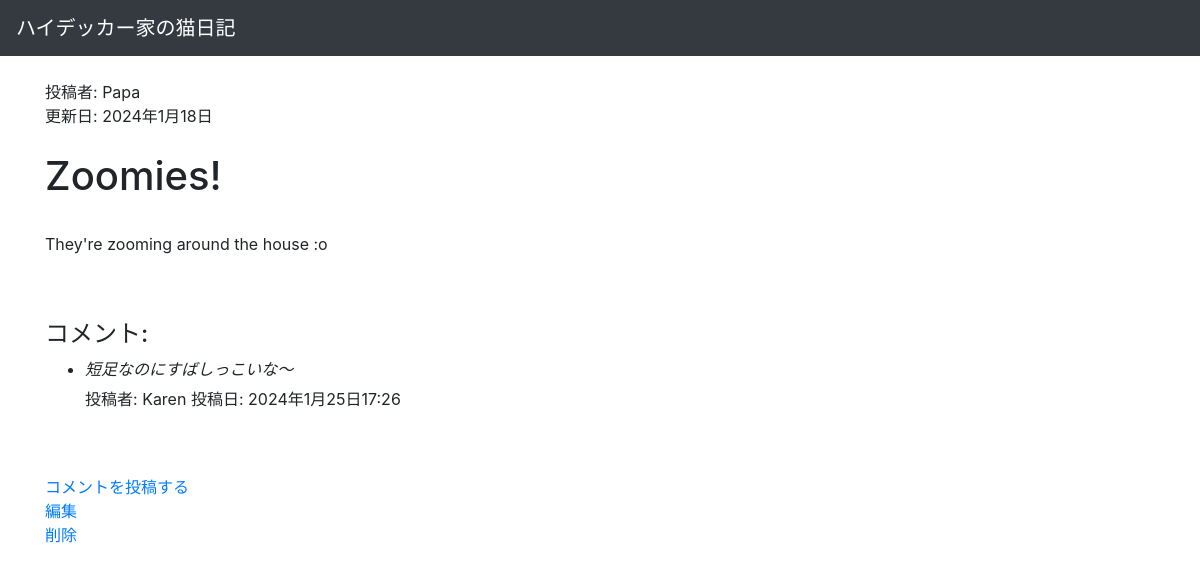
/blogapp/post/4/, run on an earlier commit of the app's database.
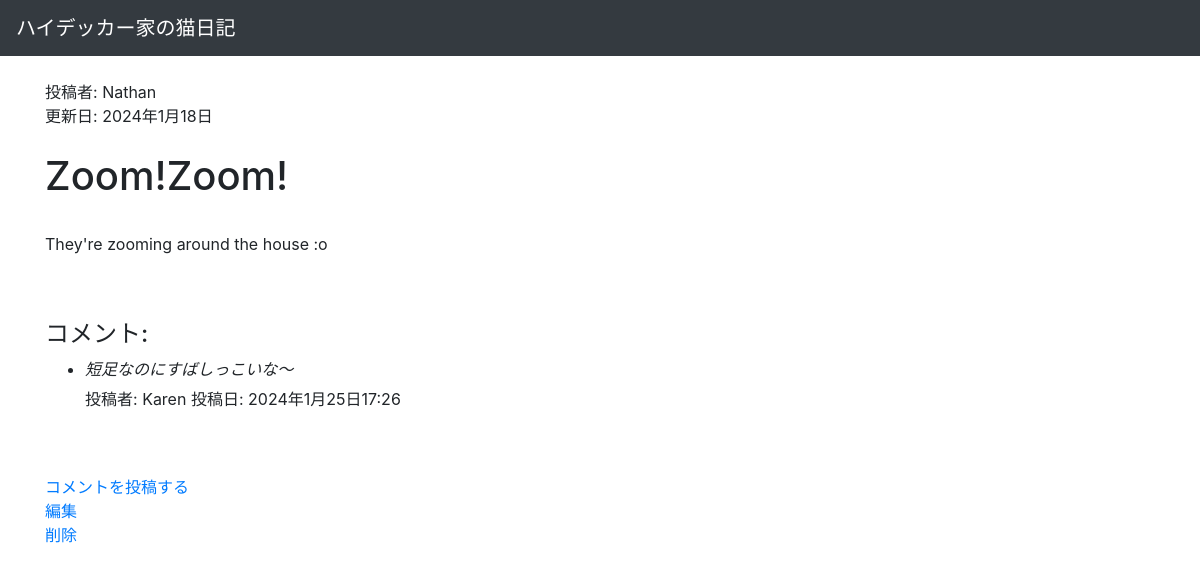
And on a later commit of the database.
### blogapp/models.py (models this page shows, shortened)
class Post(models.Model):
    title = models.CharField(max_length=100)
    body = models.TextField()
    update_date = models.DateField("Last update", default=timezone.now)
    tags = models.ManyToManyField("Tag", blank=True, related_name="tags_on_post")
    author = models.ForeignKey(Author,on_delete=models.CASCADE)

class Author(models.Model):
    name = models.CharField(max_length=100)
    def __str__(self):
        return self.name

### blogapp/views.py (the view)
# urls.py: path("post/<int:pk>/", views.PostDetailView.as_view(), name="post_detail"),
class PostDetailView(generic.DetailView):
    model = Post
    template_name = "blogapp/detail.html"
    def get_context_data(self, **kwargs: Any) -> dict[str, Any]:
        context = super().get_context_data(**kwargs)
        post = self.get_object()
        comments = Comment.objects.filter(post=post)
        context["comment_list"] = comments
        return context

### blogapp/templates/blogapp/detail.html (shortened to what this page needs)
{% extends "blogapp/base.html" %}
{% block main %}
    <h7>投稿者: {{ post.author }} <br> 更新日: {{ post.update_date }}</h7>
    <br>
    <br>
    <h1>{{ post.title }}</h1>
    <br>
    <p>{{ post.body }}</p>
    <br>
    <br>
    <h4>コメント:</h4>
    <ul>
        {% for comment in comment_list %}
            <li>
                <i><h6>{{comment.comments}}</h6></i>
                <h9>投稿者: {{ comment.name }}</h9>
                <h9>投稿日: {{ comment.comment_PostedDate }}</h9>
            </li>
            {% endfor %}
        </ul>
    <br>
    <br>
    <a href="{% url 'blogapp:comment' object.pk %}">コメントを投稿する</a>
    <br>
    <a href="{% url 'blogapp:update' object.pk %}">編集</a>
    <br>
    <a href="{% url 'blogapp:delete' object.pk %}">削除</a>
{% endblock %}

What changed in the data, as far as the page shows it:
changed Post "They're zooming around the house :o": author "Papa" → "Nathan"; title "Zoomies!" → "Zoom!Zoom!"
